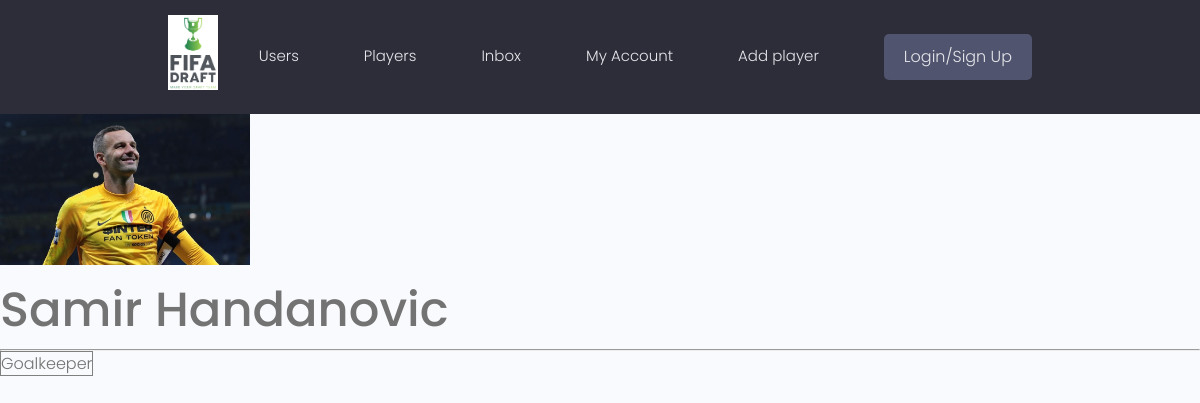
Page /players/player/516cbf54-2679-48d5-b9ad-16df46cbf9a5/ on the earlier database version.
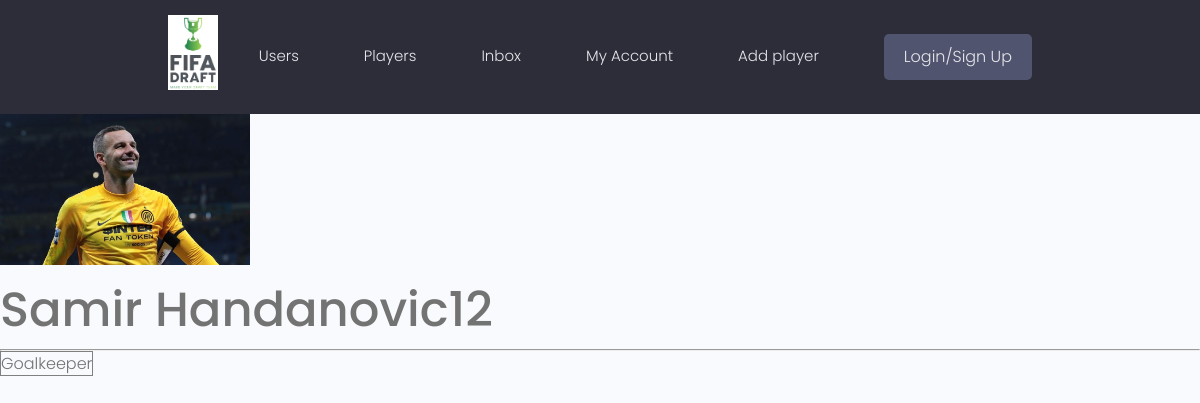
Same page on the later database version.
### first_project/models.py (models this page shows, shortened)
class Player(models.Model):
    owner = models.ForeignKey(Profile, null=True, blank=True, on_delete=models.SET_NULL)
    title = models.CharField(max_length=200)
    description = models.TextField(null=True, blank=True)
    featured_image = models.ImageField(null=True, blank=True, default="default.jpg")
    demo_link = models.CharField(max_length=2000, null=True, blank=True)
    source_link = models.CharField(max_length=2000, null=True, blank=True)
    tags = models.ManyToManyField("Tag", blank=True)
    vote_total = models.IntegerField(default=0, null=True, blank=True)
    vote_ratio = models.IntegerField(default=0, null=True, blank=True)
    created = models.DateTimeField(auto_now_add=True)
    id = models.UUIDField(
        default=uuid.uuid4, unique=True, primary_key=True, editable=False
    )

### first_project/views.py (the view)
# urls.py: path("player/<str:pk>/", views.player, name="player"),
def player(request, pk):
    playerObj = Player.objects.get(id=pk)
    return render(request, "first_project/single-project.html", {"player": playerObj})

### first_project/models.py (called while the page is built)
    def __str__(self):
        return self.name

### first_project/templates/first_project/single-project.html (shortened to what this page needs)
{% extends 'main.html' %}
{% block content %}
<img style='max-width:250px;' src="{{ player.featured_image.url }}">
<h1> {{player.title}}</h1>
<hr>
{% for tag in player.tags.all %}
    <span style="border:1px solid grey"> {{tag}}</span>
{% endfor %}
<br>
{% endblock content %}

Differences in the rows shown:
changed Player: title "Samir Handanovic" → "Samir Handanovic12"
